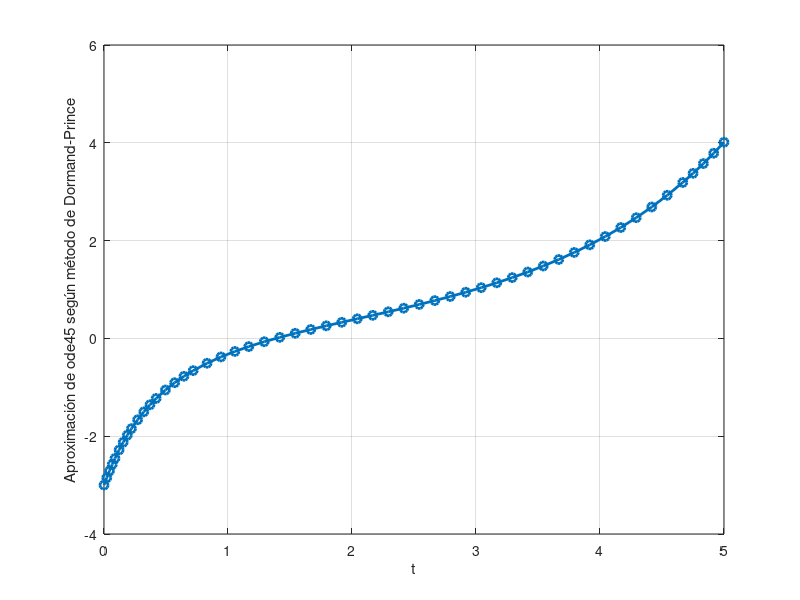
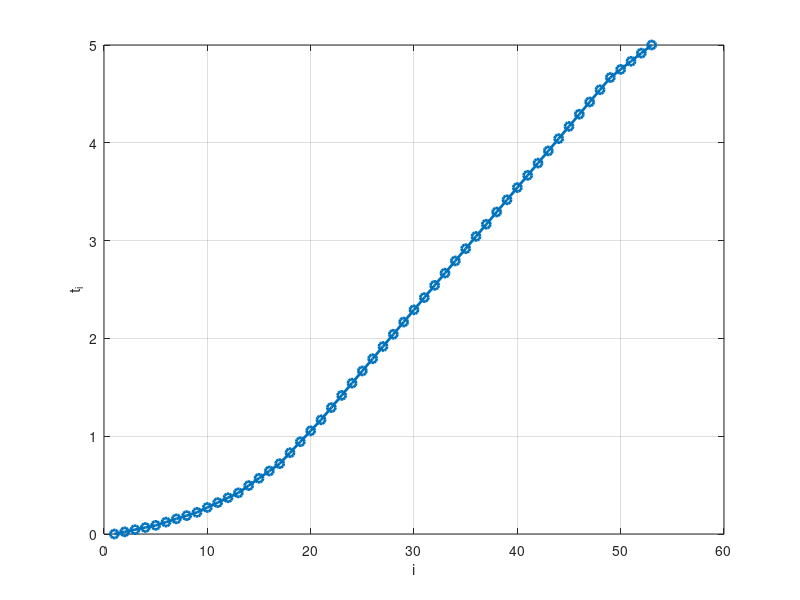
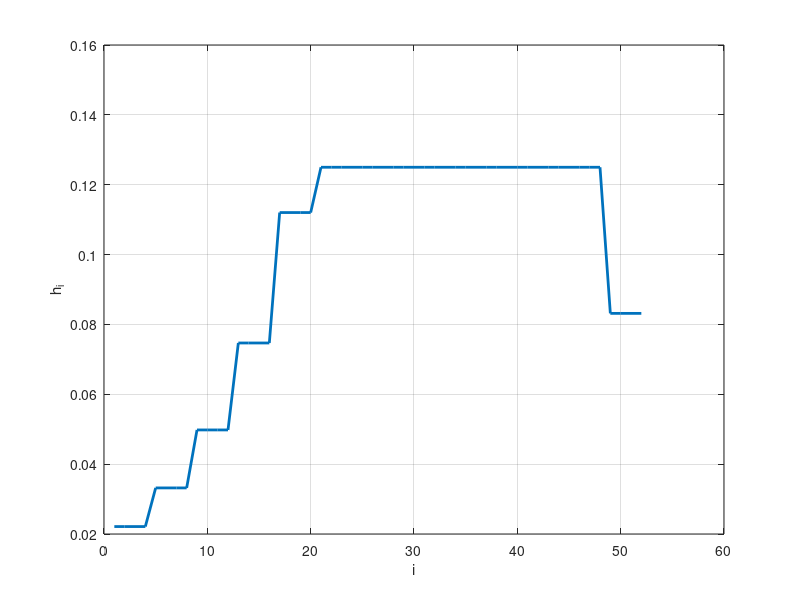

Recreate these plots in MATLAB, in order.
clear;

TRANGE=[0,5]; Yi=-3;
ErrGlobal=odeset("AbsTol", 1e-3);
f=@(t,y) ((-2)*y/(1+t))+exp(t)/((1+t)^2);
sol=@(t) (-4 + exp(t))*(1+t)^-2;

[tode45, yode45]=ode45(f, TRANGE, Yi, ErrGlobal);
figure(1)
plot(tode45, yode45,'-o', "linewidth", 2);
grid on;
xlabel("t");
ylabel("Aproximación de ode45 según método de Dormand-Prince");

figure(2)
plot(tode45,'-o', "linewidth", 2);
grid on;
xlabel("i")
ylabel("t_i");

max(diff(tode45))
min(diff(tode45))
figure(3)
plot(diff(tode45), "linewidth", 2);
grid on;
xlabel("i");
ylabel("h_i");